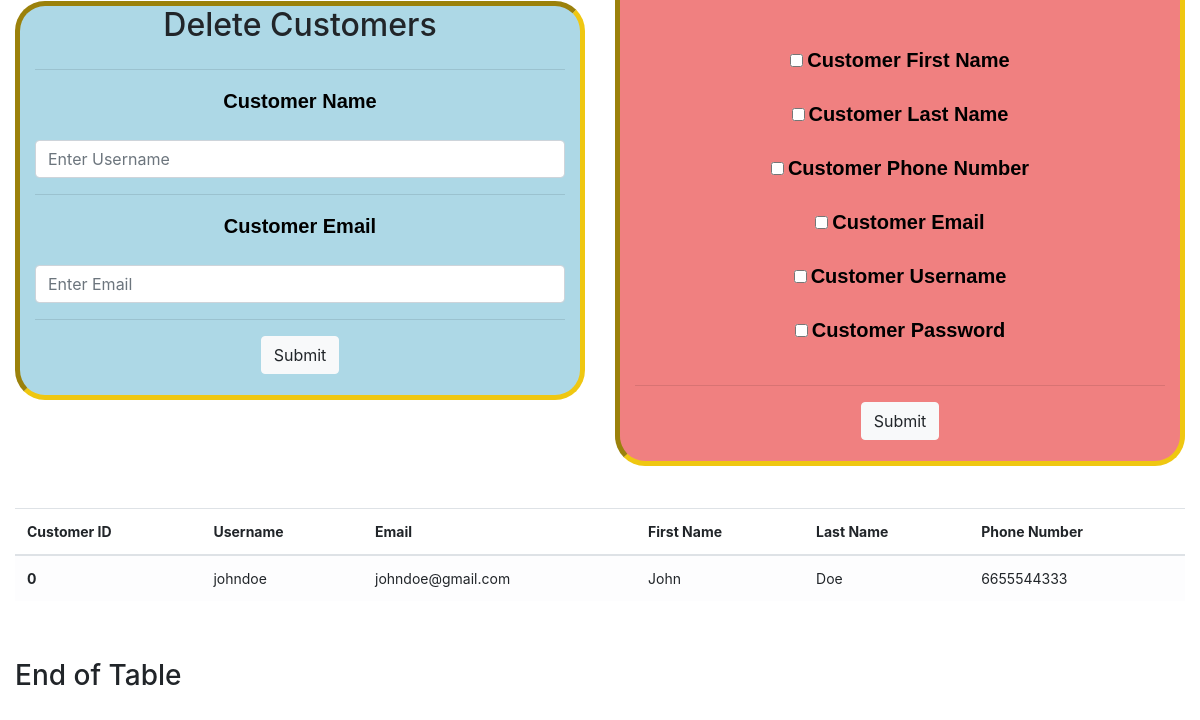
Before: /admin-site/dashboard/customers-manage.php (signed in, lower part) with the older database file.
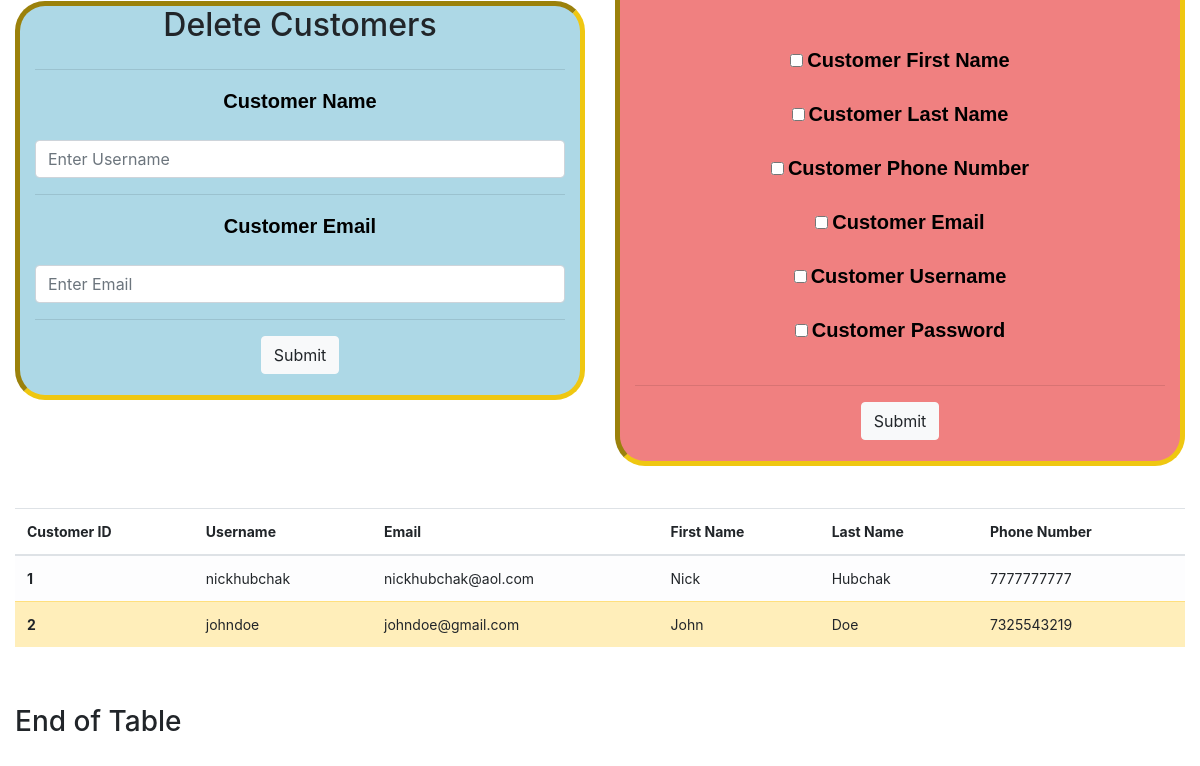
After: the same page with the newer database file.
### tables this page shows
CREATE TABLE IF NOT EXISTS `Customer` (
  `customer_id` int(20) NOT NULL,
  `firstname` varchar(25) NOT NULL,
  `lastname` varchar(25) NOT NULL,
  `phonenumber` varchar(10) NOT NULL,
  `email` varchar(20) NOT NULL,
  `username` varchar(30) NOT NULL,
  `password` varchar(255) NOT NULL
);

### admin-site/dashboard/customers-manage.php (the view, shortened to what this page needs)
<?php
    include("config.php");
?>
<!DOCTYPE html>
<html lang="en">
<head>
    <link rel="stylesheet" href="https://cdn.jsdelivr.net/npm/bootstrap@4.5.3/dist/css/bootstrap.min.css"
>
    <link rel="stylesheet" type="text/css" href="manageinventory.css">
    <link rel="stylesheet" type="text/css" href="dashboard.css">
</head>
<body>
    <div class="container-fluid">
        <div class="row">
            <div class=" col-md-6">
                <br>
                <div class="my_form-2 col-md-12">
                    <center>
                        <h2>Delete Customers</h2>
                    </center>
                    <hr class="new-hr">
                    <form action="delete-customer.php" method="POST">
                        <div class="form-group">
                            <label for="getusername">
                                <p class="par-style">
                                    Customer Name
                                </p>
                            </label>
                            <input type="text" class="form-control" name="customer-username" id="customerusername"
                                aria-describedby="getusername" placeholder="Enter Username">
                        </div>
                        <hr class="new-hr">
                        <div class="form-group">
                            <label for="getemail">
                                <p class="par-style">
                                    Customer Email
                                </p>
                            </label>
                            <input type="email" class="form-control" name="customer-email" id="customeremail"
                                aria-describedby="getemail" placeholder="Enter Email">
                        </div>
                        <hr class="new-hr">
                        <button type="submit" class="btn btn-light">Submit</button>
                    </form>
                    <br>
                </div>
                <br>
            </div>
            <div class="col-md-6">
                <div class="my_form col-md-12">
                    <br><br>
                    <br><br>
                    <br><br><br><br><br><br>
                    <form action="change-customer.php" method="POST">
                        <br>
                        <br>
                        <br>
                        <br>
                        <br><br><br><br><br><br>
                        <br>
                        <br>
                        <div class="form-group">
                            <input type="checkbox" id="customer-firstname" name="customer-firstname"
                                value="customer-firstname">
                            <label for="customer-firstname">
                                <p class="par-style">Customer First Name</p>
                            </label><br>
                            <input type="checkbox" id="customer-lastname" name="customer-lastname"
                                value="customer-lastname">
                            <label for="customer-lastname">
                                <p class="par-style">Customer Last Name</p>
                            </label><br>
                            <input type="checkbox" id="customer-phonenumber" name="customer-phonenumber"
                                value="customer-phonenumber">
                            <label for="customer-phonenumber">
                                <p class="par-style">Customer Phone Number</p>
                            </label><br>
                            <input type="checkbox" id="customer-email" name="customer-email" value="customer-email">
                            <label for="customer-email">
                                <p class="par-style">Customer Email</p>
                            </label><br>
                            <input type="checkbox" id="customer-username" name="customer-username"
                                value="customer-username">
                            <label for="customer-username">
                                <p class="par-style">Customer Username</p>
                            </label><br>
                            <input type="checkbox" id="customer-password" name="customer-password"
                                value="customer-password">
                            <label for="customer-password">
                                <p class="par-style">Customer Password</p>
                            </label>
                        </div>
                        <hr class="new-hr">
                        <button type="submit" class="btn btn-light" name="change-customer-information">Submit</button>
                    </form>
                    <br>
                </div>
            </div>
        </div>
        <br>
        <br>
        <div class="row">
            <div class="col-md-12">
                <table class="table table-striped table-hover">
                    <thead>
                        <tr>
                            <th scope="col">Customer ID</th>
                            <th scope="col">Username</th>
                            <th scope="col">Email</th>
                            <th scope="col">First Name</th>
                            <th scope="col">Last Name</th>
                            <th scope="col">Phone Number</th>
                        </tr>
                    </thead>
                    <tbody>
                    <?php
                    $query = "SELECT * FROM Customer";
                    $results=mysqli_query($con,$query);
                    $count=0;
                    $new_color="";
                    while ($row = mysqli_fetch_array($results)) {
                        $count++;
                        if($count%2==0)
                        {
                            $new_color="table-warning";
                        }
                        else
                        {
                            $new_color="table-light";
                        }
                        echo "<tr class=$new_color><th scope='row'>".($row['customer_id'])."</th><td>".($row['username'])."</td><td>".($row['email'])."</td>
                        <td>".($row['firstname'])."</td><td>".($row['lastname'])."</td><td>".($row['phonenumber'])."</td></tr>";
                    }
                    ?>
                    </tbody>
                </table>
                <br>
                <br>
                <h3>End of Table</h3>
            </div>
        </div>
    </div>
    <br>
</body>
</html>

### admin-site/dashboard/manageinventory.css (style rules this page uses)
.par-style { font-size:20px; font-weight: 600; font-family: 'Gill Sans', 'Gill Sans MT', Calibri, 'Trebuchet MS', sans-serif; color: black; }
.new-hr { width:100%;text-align:center;margin-left:0 }
.my_form { display: block; margin-left: auto; margin-right: auto; text-align: center; border-style: inset; border-width:5px; border-color:#EFC711; align-items: center; background-color: lightcoral; border-radius:30px; }
.my_form-2 { display: block; margin-left: auto; margin-right: auto; text-align: center; border-style: inset; border-width:5px; border-color:#EFC711; background-color: lightblue; border-radius:30px; }

### admin-site/dashboard/dashboard.css (style rules this page uses)
body { font-size: .875rem; }

Changed rows visible on the page:
removed customer: customer_id "0", username "johndoe", email "johndoe@gmail.com", firstname "John", lastname "Doe", phonenumber "6655544333"
added customer: customer_id "1", username "nickhubchak", email "nickhubchak@aol.com", firstname "Nick", lastname "Hubchak", phonenumber "7777777777"
added customer: customer_id "2", username "johndoe", email "johndoe@gmail.com", firstname "John", lastname "Doe", phonenumber "7325543219"
